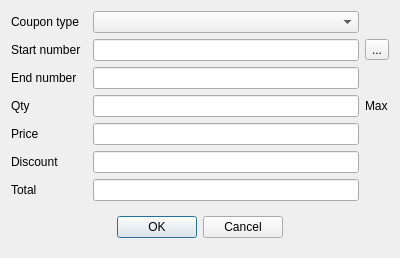
<?xml version="1.0" encoding="UTF-8"?>
<ui version="4.0">
 <class>DlgCouponServiceDocumentPlus</class>
 <widget class="QDialog" name="DlgCouponServiceDocumentPlus">
  <property name="geometry">
   <rect>
    <x>0</x>
    <y>0</y>
    <width>400</width>
    <height>241</height>
   </rect>
  </property>
  <property name="windowTitle">
   <string>Coupon</string>
  </property>
  <layout class="QGridLayout" name="gridLayout">
   <item row="0" column="2">
    <widget class="QComboBox" name="cbType"/>
   </item>
   <item row="2" column="0">
    <widget class="QLabel" name="label_3">
     <property name="text">
      <string>End number</string>
     </property>
    </widget>
   </item>
   <item row="1" column="3">
    <widget class="QToolButton" name="btnFirstNumber">
     <property name="focusPolicy">
      <enum>Qt::NoFocus</enum>
     </property>
     <property name="text">
      <string>...</string>
     </property>
    </widget>
   </item>
   <item row="3" column="2">
    <widget class="EQLineEdit" name="leQty"/>
   </item>
   <item row="2" column="2">
    <widget class="QLineEdit" name="leEndNumber">
     <property name="focusPolicy">
      <enum>Qt::NoFocus</enum>
     </property>
     <property name="readOnly">
      <bool>true</bool>
     </property>
    </widget>
   </item>
   <item row="0" column="0">
    <widget class="QLabel" name="label">
     <property name="text">
      <string>Coupon type</string>
     </property>
    </widget>
   </item>
   <item row="3" column="0">
    <widget class="QLabel" name="label_4">
     <property name="text">
      <string>Qty</string>
     </property>
    </widget>
   </item>
   <item row="4" column="0">
    <widget class="QLabel" name="label_5">
     <property name="text">
      <string>Price</string>
     </property>
    </widget>
   </item>
   <item row="1" column="0">
    <widget class="QLabel" name="label_2">
     <property name="text">
      <string>Start number</string>
     </property>
    </widget>
   </item>
   <item row="1" column="2">
    <widget class="QLineEdit" name="leStartNumber">
     <property name="focusPolicy">
      <enum>Qt::StrongFocus</enum>
     </property>
     <property name="readOnly">
      <bool>false</bool>
     </property>
    </widget>
   </item>
   <item row="4" column="2">
    <widget class="EQLineEdit" name="lePrice">
     <property name="focusPolicy">
      <enum>Qt::NoFocus</enum>
     </property>
     <property name="readOnly">
      <bool>true</bool>
     </property>
    </widget>
   </item>
   <item row="5" column="2">
    <widget class="EQLineEdit" name="leDiscount"/>
   </item>
   <item row="5" column="0">
    <widget class="QLabel" name="label_6">
     <property name="text">
      <string>Discount</string>
     </property>
    </widget>
   </item>
   <item row="6" column="2">
    <widget class="EQLineEdit" name="leTotal">
     <property name="focusPolicy">
      <enum>Qt::NoFocus</enum>
     </property>
     <property name="readOnly">
      <bool>true</bool>
     </property>
    </widget>
   </item>
   <item row="6" column="0">
    <widget class="QLabel" name="label_7">
     <property name="text">
      <string>Total</string>
     </property>
    </widget>
   </item>
   <item row="7" column="0" colspan="4">
    <widget class="QWidget" name="widget" native="true">
     <layout class="QHBoxLayout" name="horizontalLayout">
      <item>
       <spacer name="horizontalSpacer">
        <property name="orientation">
         <enum>Qt::Horizontal</enum>
        </property>
        <property name="sizeHint" stdset="0">
         <size>
          <width>95</width>
          <height>20</height>
         </size>
        </property>
       </spacer>
      </item>
      <item>
       <widget class="QPushButton" name="btnOk">
        <property name="text">
         <string>OK</string>
        </property>
       </widget>
      </item>
      <item>
       <widget class="QPushButton" name="btnCancel">
        <property name="text">
         <string>Cancel</string>
        </property>
       </widget>
      </item>
      <item>
       <spacer name="horizontalSpacer_2">
        <property name="orientation">
         <enum>Qt::Horizontal</enum>
        </property>
        <property name="sizeHint" stdset="0">
         <size>
          <width>95</width>
          <height>20</height>
         </size>
        </property>
       </spacer>
      </item>
     </layout>
    </widget>
   </item>
   <item row="3" column="3">
    <widget class="QLabel" name="lbMax">
     <property name="text">
      <string>Max</string>
     </property>
    </widget>
   </item>
  </layout>
 </widget>
 <customwidgets>
  <customwidget>
   <class>EQLineEdit</class>
   <extends>QLineEdit</extends>
   <header location="global">eqlineedit.h</header>
   <slots>
    <signal>customButtonClicked(bool)</signal>
   </slots>
  </customwidget>
 </customwidgets>
 <tabstops>
  <tabstop>leQty</tabstop>
  <tabstop>leDiscount</tabstop>
  <tabstop>btnOk</tabstop>
  <tabstop>btnCancel</tabstop>
  <tabstop>cbType</tabstop>
  <tabstop>leStartNumber</tabstop>
 </tabstops>
 <resources/>
 <connections/>
</ui>
